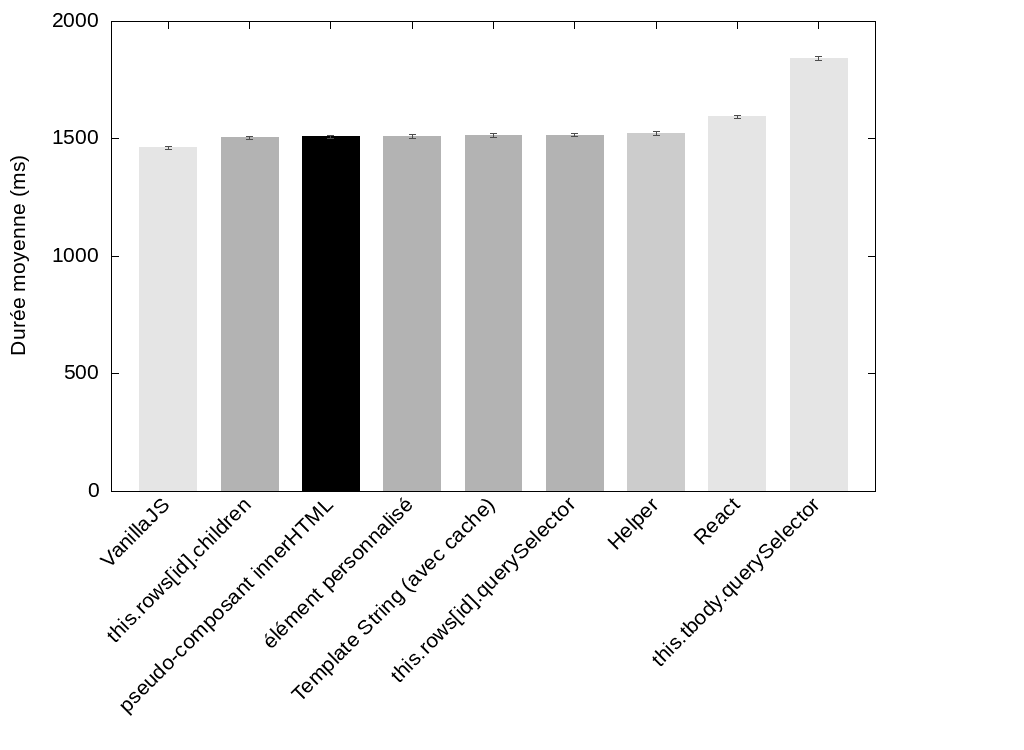

Write the gnuplot code that produced this figure.
set term png size 1024,750 font 'Liberation Sans,16'
set output "mem_innerHTML-cpnt.png"

set style fill solid
set boxwidth 0.7
set yrange [0:2000]
set ylabel "Durée moyenne (ms)"
unset key
set datafile separator ","

set linetype 1 lc rgb "gray90"
set linetype 2 lc rgb "gray70"
set linetype 3 lc rgb "black"
set linetype 4 lc rgb "gray70"
set linetype 5 lc rgb "gray70"
set linetype 6 lc rgb "gray70"
set linetype 7 lc rgb "gray80"
set linetype 8 lc rgb "gray90"
set linetype cycle 2

set xtics rotate by 45 right

plot '<(egrep "^(VanillaJS|this.tboby.children|this.rows\[id\].children|this.rows\[id\].querySelector|Helper|React|Template String|Template String \(avec cache\)|pseudo-composant innerHTML|élément personnalisé)," data.csv)' \
  using 0:2:($0+1):xtic(1) with boxes lc variable, \
  '' using 0:2:3:4 with yerrorbars lc rgb 'gray30' pt 0 lw 1
